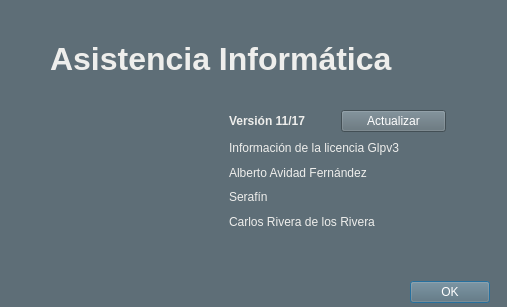
<?xml version="1.0" encoding="UTF-8"?>
<ui version="4.0">
 <class>AcerdaDe</class>
 <widget class="QDialog" name="AcerdaDe">
  <property name="geometry">
   <rect>
    <x>0</x>
    <y>0</y>
    <width>507</width>
    <height>307</height>
   </rect>
  </property>
  <property name="palette">
   <palette>
    <active>
     <colorrole role="WindowText">
      <brush brushstyle="SolidPattern">
       <color alpha="255">
        <red>255</red>
        <green>255</green>
        <blue>255</blue>
       </color>
      </brush>
     </colorrole>
     <colorrole role="Button">
      <brush brushstyle="SolidPattern">
       <color alpha="255">
        <red>94</red>
        <green>110</green>
        <blue>119</blue>
       </color>
      </brush>
     </colorrole>
     <colorrole role="Light">
      <brush brushstyle="SolidPattern">
       <color alpha="255">
        <red>141</red>
        <green>165</green>
        <blue>179</blue>
       </color>
      </brush>
     </colorrole>
     <colorrole role="Midlight">
      <brush brushstyle="SolidPattern">
       <color alpha="255">
        <red>117</red>
        <green>137</green>
        <blue>149</blue>
       </color>
      </brush>
     </colorrole>
     <colorrole role="Dark">
      <brush brushstyle="SolidPattern">
       <color alpha="255">
        <red>47</red>
        <green>55</green>
        <blue>59</blue>
       </color>
      </brush>
     </colorrole>
     <colorrole role="Mid">
      <brush brushstyle="SolidPattern">
       <color alpha="255">
        <red>62</red>
        <green>73</green>
        <blue>79</blue>
       </color>
      </brush>
     </colorrole>
     <colorrole role="Text">
      <brush brushstyle="SolidPattern">
       <color alpha="255">
        <red>255</red>
        <green>255</green>
        <blue>255</blue>
       </color>
      </brush>
     </colorrole>
     <colorrole role="BrightText">
      <brush brushstyle="SolidPattern">
       <color alpha="255">
        <red>255</red>
        <green>255</green>
        <blue>255</blue>
       </color>
      </brush>
     </colorrole>
     <colorrole role="ButtonText">
      <brush brushstyle="SolidPattern">
       <color alpha="255">
        <red>255</red>
        <green>255</green>
        <blue>255</blue>
       </color>
      </brush>
     </colorrole>
     <colorrole role="Base">
      <brush brushstyle="SolidPattern">
       <color alpha="255">
        <red>0</red>
        <green>0</green>
        <blue>0</blue>
       </color>
      </brush>
     </colorrole>
     <colorrole role="Window">
      <brush brushstyle="SolidPattern">
       <color alpha="255">
        <red>94</red>
        <green>110</green>
        <blue>119</blue>
       </color>
      </brush>
     </colorrole>
     <colorrole role="Shadow">
      <brush brushstyle="SolidPattern">
       <color alpha="255">
        <red>0</red>
        <green>0</green>
        <blue>0</blue>
       </color>
      </brush>
     </colorrole>
     <colorrole role="AlternateBase">
      <brush brushstyle="SolidPattern">
       <color alpha="255">
        <red>47</red>
        <green>55</green>
        <blue>59</blue>
       </color>
      </brush>
     </colorrole>
     <colorrole role="ToolTipBase">
      <brush brushstyle="SolidPattern">
       <color alpha="255">
        <red>255</red>
        <green>255</green>
        <blue>220</blue>
       </color>
      </brush>
     </colorrole>
     <colorrole role="ToolTipText">
      <brush brushstyle="SolidPattern">
       <color alpha="255">
        <red>0</red>
        <green>0</green>
        <blue>0</blue>
       </color>
      </brush>
     </colorrole>
    </active>
    <inactive>
     <colorrole role="WindowText">
      <brush brushstyle="SolidPattern">
       <color alpha="255">
        <red>255</red>
        <green>255</green>
        <blue>255</blue>
       </color>
      </brush>
     </colorrole>
     <colorrole role="Button">
      <brush brushstyle="SolidPattern">
       <color alpha="255">
        <red>94</red>
        <green>110</green>
        <blue>119</blue>
       </color>
      </brush>
     </colorrole>
     <colorrole role="Light">
      <brush brushstyle="SolidPattern">
       <color alpha="255">
        <red>141</red>
        <green>165</green>
        <blue>179</blue>
       </color>
      </brush>
     </colorrole>
     <colorrole role="Midlight">
      <brush brushstyle="SolidPattern">
       <color alpha="255">
        <red>117</red>
        <green>137</green>
        <blue>149</blue>
       </color>
      </brush>
     </colorrole>
     <colorrole role="Dark">
      <brush brushstyle="SolidPattern">
       <color alpha="255">
        <red>47</red>
        <green>55</green>
        <blue>59</blue>
       </color>
      </brush>
     </colorrole>
     <colorrole role="Mid">
      <brush brushstyle="SolidPattern">
       <color alpha="255">
        <red>62</red>
        <green>73</green>
        <blue>79</blue>
       </color>
      </brush>
     </colorrole>
     <colorrole role="Text">
      <brush brushstyle="SolidPattern">
       <color alpha="255">
        <red>255</red>
        <green>255</green>
        <blue>255</blue>
       </color>
      </brush>
     </colorrole>
     <colorrole role="BrightText">
      <brush brushstyle="SolidPattern">
       <color alpha="255">
        <red>255</red>
        <green>255</green>
        <blue>255</blue>
       </color>
      </brush>
     </colorrole>
     <colorrole role="ButtonText">
      <brush brushstyle="SolidPattern">
       <color alpha="255">
        <red>255</red>
        <green>255</green>
        <blue>255</blue>
       </color>
      </brush>
     </colorrole>
     <colorrole role="Base">
      <brush brushstyle="SolidPattern">
       <color alpha="255">
        <red>0</red>
        <green>0</green>
        <blue>0</blue>
       </color>
      </brush>
     </colorrole>
     <colorrole role="Window">
      <brush brushstyle="SolidPattern">
       <color alpha="255">
        <red>94</red>
        <green>110</green>
        <blue>119</blue>
       </color>
      </brush>
     </colorrole>
     <colorrole role="Shadow">
      <brush brushstyle="SolidPattern">
       <color alpha="255">
        <red>0</red>
        <green>0</green>
        <blue>0</blue>
       </color>
      </brush>
     </colorrole>
     <colorrole role="AlternateBase">
      <brush brushstyle="SolidPattern">
       <color alpha="255">
        <red>47</red>
        <green>55</green>
        <blue>59</blue>
       </color>
      </brush>
     </colorrole>
     <colorrole role="ToolTipBase">
      <brush brushstyle="SolidPattern">
       <color alpha="255">
        <red>255</red>
        <green>255</green>
        <blue>220</blue>
       </color>
      </brush>
     </colorrole>
     <colorrole role="ToolTipText">
      <brush brushstyle="SolidPattern">
       <color alpha="255">
        <red>0</red>
        <green>0</green>
        <blue>0</blue>
       </color>
      </brush>
     </colorrole>
    </inactive>
    <disabled>
     <colorrole role="WindowText">
      <brush brushstyle="SolidPattern">
       <color alpha="255">
        <red>47</red>
        <green>55</green>
        <blue>59</blue>
       </color>
      </brush>
     </colorrole>
     <colorrole role="Button">
      <brush brushstyle="SolidPattern">
       <color alpha="255">
        <red>94</red>
        <green>110</green>
        <blue>119</blue>
       </color>
      </brush>
     </colorrole>
     <colorrole role="Light">
      <brush brushstyle="SolidPattern">
       <color alpha="255">
        <red>141</red>
        <green>165</green>
        <blue>179</blue>
       </color>
      </brush>
     </colorrole>
     <colorrole role="Midlight">
      <brush brushstyle="SolidPattern">
       <color alpha="255">
        <red>117</red>
        <green>137</green>
        <blue>149</blue>
       </color>
      </brush>
     </colorrole>
     <colorrole role="Dark">
      <brush brushstyle="SolidPattern">
       <color alpha="255">
        <red>47</red>
        <green>55</green>
        <blue>59</blue>
       </color>
      </brush>
     </colorrole>
     <colorrole role="Mid">
      <brush brushstyle="SolidPattern">
       <color alpha="255">
        <red>62</red>
        <green>73</green>
        <blue>79</blue>
       </color>
      </brush>
     </colorrole>
     <colorrole role="Text">
      <brush brushstyle="SolidPattern">
       <color alpha="255">
        <red>47</red>
        <green>55</green>
        <blue>59</blue>
       </color>
      </brush>
     </colorrole>
     <colorrole role="BrightText">
      <brush brushstyle="SolidPattern">
       <color alpha="255">
        <red>255</red>
        <green>255</green>
        <blue>255</blue>
       </color>
      </brush>
     </colorrole>
     <colorrole role="ButtonText">
      <brush brushstyle="SolidPattern">
       <color alpha="255">
        <red>47</red>
        <green>55</green>
        <blue>59</blue>
       </color>
      </brush>
     </colorrole>
     <colorrole role="Base">
      <brush brushstyle="SolidPattern">
       <color alpha="255">
        <red>94</red>
        <green>110</green>
        <blue>119</blue>
       </color>
      </brush>
     </colorrole>
     <colorrole role="Window">
      <brush brushstyle="SolidPattern">
       <color alpha="255">
        <red>94</red>
        <green>110</green>
        <blue>119</blue>
       </color>
      </brush>
     </colorrole>
     <colorrole role="Shadow">
      <brush brushstyle="SolidPattern">
       <color alpha="255">
        <red>0</red>
        <green>0</green>
        <blue>0</blue>
       </color>
      </brush>
     </colorrole>
     <colorrole role="AlternateBase">
      <brush brushstyle="SolidPattern">
       <color alpha="255">
        <red>94</red>
        <green>110</green>
        <blue>119</blue>
       </color>
      </brush>
     </colorrole>
     <colorrole role="ToolTipBase">
      <brush brushstyle="SolidPattern">
       <color alpha="255">
        <red>255</red>
        <green>255</green>
        <blue>220</blue>
       </color>
      </brush>
     </colorrole>
     <colorrole role="ToolTipText">
      <brush brushstyle="SolidPattern">
       <color alpha="255">
        <red>0</red>
        <green>0</green>
        <blue>0</blue>
       </color>
      </brush>
     </colorrole>
    </disabled>
   </palette>
  </property>
  <property name="windowTitle">
   <string>Acerca de...</string>
  </property>
  <widget class="QDialogButtonBox" name="buttonBox">
   <property name="geometry">
    <rect>
     <x>410</x>
     <y>280</y>
     <width>80</width>
     <height>25</height>
    </rect>
   </property>
   <property name="orientation">
    <enum>Qt::Horizontal</enum>
   </property>
   <property name="standardButtons">
    <set>QDialogButtonBox::Ok</set>
   </property>
  </widget>
  <widget class="QLabel" name="label">
   <property name="geometry">
    <rect>
     <x>50</x>
     <y>40</y>
     <width>405</width>
     <height>38</height>
    </rect>
   </property>
   <property name="palette">
    <palette>
     <active>
      <colorrole role="WindowText">
       <brush brushstyle="SolidPattern">
        <color alpha="255">
         <red>238</red>
         <green>238</green>
         <blue>236</blue>
        </color>
       </brush>
      </colorrole>
      <colorrole role="Text">
       <brush brushstyle="SolidPattern">
        <color alpha="255">
         <red>238</red>
         <green>238</green>
         <blue>236</blue>
        </color>
       </brush>
      </colorrole>
     </active>
     <inactive>
      <colorrole role="WindowText">
       <brush brushstyle="SolidPattern">
        <color alpha="255">
         <red>238</red>
         <green>238</green>
         <blue>236</blue>
        </color>
       </brush>
      </colorrole>
      <colorrole role="Text">
       <brush brushstyle="SolidPattern">
        <color alpha="255">
         <red>238</red>
         <green>238</green>
         <blue>236</blue>
        </color>
       </brush>
      </colorrole>
     </inactive>
     <disabled>
      <colorrole role="WindowText">
       <brush brushstyle="SolidPattern">
        <color alpha="255">
         <red>16</red>
         <green>37</green>
         <blue>67</blue>
        </color>
       </brush>
      </colorrole>
      <colorrole role="Text">
       <brush brushstyle="SolidPattern">
        <color alpha="255">
         <red>16</red>
         <green>37</green>
         <blue>67</blue>
        </color>
       </brush>
      </colorrole>
     </disabled>
    </palette>
   </property>
   <property name="font">
    <font>
     <pointsize>24</pointsize>
     <weight>75</weight>
     <bold>true</bold>
    </font>
   </property>
   <property name="text">
    <string>Asistencia Informática</string>
   </property>
  </widget>
  <widget class="QLabel" name="label_2">
   <property name="geometry">
    <rect>
     <x>30</x>
     <y>20</y>
     <width>51</width>
     <height>81</height>
    </rect>
   </property>
   <property name="maximumSize">
    <size>
     <width>300</width>
     <height>300</height>
    </size>
   </property>
   <property name="text">
    <string/>
   </property>
   <property name="pixmap">
    <pixmap>imagenes/iconos/icon-transparente.png</pixmap>
   </property>
  </widget>
  <widget class="QLabel" name="label_10">
   <property name="geometry">
    <rect>
     <x>10</x>
     <y>120</y>
     <width>171</width>
     <height>121</height>
    </rect>
   </property>
   <property name="text">
    <string/>
   </property>
   <property name="pixmap">
    <pixmap resource="iconos.qrc">:/imagenes/iconos/AcercaDe/GNU_and_Tux.svg</pixmap>
   </property>
   <property name="scaledContents">
    <bool>true</bool>
   </property>
  </widget>
  <widget class="QWidget" name="layoutWidget">
   <property name="geometry">
    <rect>
     <x>229</x>
     <y>110</y>
     <width>217</width>
     <height>121</height>
    </rect>
   </property>
   <layout class="QVBoxLayout" name="verticalLayout">
    <item>
     <layout class="QHBoxLayout" name="horizontalLayout">
      <item>
       <widget class="QLabel" name="label_3">
        <property name="palette">
         <palette>
          <active>
           <colorrole role="WindowText">
            <brush brushstyle="SolidPattern">
             <color alpha="255">
              <red>238</red>
              <green>238</green>
              <blue>236</blue>
             </color>
            </brush>
           </colorrole>
          </active>
          <inactive>
           <colorrole role="WindowText">
            <brush brushstyle="SolidPattern">
             <color alpha="255">
              <red>238</red>
              <green>238</green>
              <blue>236</blue>
             </color>
            </brush>
           </colorrole>
          </inactive>
          <disabled>
           <colorrole role="WindowText">
            <brush brushstyle="SolidPattern">
             <color alpha="255">
              <red>16</red>
              <green>37</green>
              <blue>67</blue>
             </color>
            </brush>
           </colorrole>
          </disabled>
         </palette>
        </property>
        <property name="font">
         <font>
          <weight>75</weight>
          <bold>true</bold>
         </font>
        </property>
        <property name="text">
         <string>Versión 11/17</string>
        </property>
       </widget>
      </item>
      <item>
       <widget class="QPushButton" name="pushButton">
        <property name="text">
         <string>Actualizar</string>
        </property>
       </widget>
      </item>
     </layout>
    </item>
    <item>
     <widget class="QLabel" name="label_4">
      <property name="palette">
       <palette>
        <active>
         <colorrole role="WindowText">
          <brush brushstyle="SolidPattern">
           <color alpha="255">
            <red>238</red>
            <green>238</green>
            <blue>236</blue>
           </color>
          </brush>
         </colorrole>
        </active>
        <inactive>
         <colorrole role="WindowText">
          <brush brushstyle="SolidPattern">
           <color alpha="255">
            <red>238</red>
            <green>238</green>
            <blue>236</blue>
           </color>
          </brush>
         </colorrole>
        </inactive>
        <disabled>
         <colorrole role="WindowText">
          <brush brushstyle="SolidPattern">
           <color alpha="255">
            <red>16</red>
            <green>37</green>
            <blue>67</blue>
           </color>
          </brush>
         </colorrole>
        </disabled>
       </palette>
      </property>
      <property name="text">
       <string>Información de la licencia Glpv3</string>
      </property>
     </widget>
    </item>
    <item>
     <widget class="QLabel" name="label_5">
      <property name="palette">
       <palette>
        <active>
         <colorrole role="WindowText">
          <brush brushstyle="SolidPattern">
           <color alpha="255">
            <red>238</red>
            <green>238</green>
            <blue>236</blue>
           </color>
          </brush>
         </colorrole>
        </active>
        <inactive>
         <colorrole role="WindowText">
          <brush brushstyle="SolidPattern">
           <color alpha="255">
            <red>238</red>
            <green>238</green>
            <blue>236</blue>
           </color>
          </brush>
         </colorrole>
        </inactive>
        <disabled>
         <colorrole role="WindowText">
          <brush brushstyle="SolidPattern">
           <color alpha="255">
            <red>16</red>
            <green>37</green>
            <blue>67</blue>
           </color>
          </brush>
         </colorrole>
        </disabled>
       </palette>
      </property>
      <property name="text">
       <string>Alberto Avidad Fernández</string>
      </property>
     </widget>
    </item>
    <item>
     <widget class="QLabel" name="label_8">
      <property name="palette">
       <palette>
        <active>
         <colorrole role="WindowText">
          <brush brushstyle="SolidPattern">
           <color alpha="255">
            <red>238</red>
            <green>238</green>
            <blue>236</blue>
           </color>
          </brush>
         </colorrole>
        </active>
        <inactive>
         <colorrole role="WindowText">
          <brush brushstyle="SolidPattern">
           <color alpha="255">
            <red>238</red>
            <green>238</green>
            <blue>236</blue>
           </color>
          </brush>
         </colorrole>
        </inactive>
        <disabled>
         <colorrole role="WindowText">
          <brush brushstyle="SolidPattern">
           <color alpha="255">
            <red>16</red>
            <green>37</green>
            <blue>67</blue>
           </color>
          </brush>
         </colorrole>
        </disabled>
       </palette>
      </property>
      <property name="text">
       <string>Serafín </string>
      </property>
     </widget>
    </item>
    <item>
     <widget class="QLabel" name="label_6">
      <property name="palette">
       <palette>
        <active>
         <colorrole role="WindowText">
          <brush brushstyle="SolidPattern">
           <color alpha="255">
            <red>238</red>
            <green>238</green>
            <blue>236</blue>
           </color>
          </brush>
         </colorrole>
        </active>
        <inactive>
         <colorrole role="WindowText">
          <brush brushstyle="SolidPattern">
           <color alpha="255">
            <red>238</red>
            <green>238</green>
            <blue>236</blue>
           </color>
          </brush>
         </colorrole>
        </inactive>
        <disabled>
         <colorrole role="WindowText">
          <brush brushstyle="SolidPattern">
           <color alpha="255">
            <red>16</red>
            <green>37</green>
            <blue>67</blue>
           </color>
          </brush>
         </colorrole>
        </disabled>
       </palette>
      </property>
      <property name="text">
       <string>Carlos Rivera de los Rivera</string>
      </property>
     </widget>
    </item>
   </layout>
  </widget>
 </widget>
 <resources>
  <include location="iconos.qrc"/>
 </resources>
 <connections>
  <connection>
   <sender>buttonBox</sender>
   <signal>accepted()</signal>
   <receiver>AcerdaDe</receiver>
   <slot>accept()</slot>
   <hints>
    <hint type="sourcelabel">
     <x>248</x>
     <y>254</y>
    </hint>
    <hint type="destinationlabel">
     <x>157</x>
     <y>274</y>
    </hint>
   </hints>
  </connection>
  <connection>
   <sender>buttonBox</sender>
   <signal>rejected()</signal>
   <receiver>AcerdaDe</receiver>
   <slot>reject()</slot>
   <hints>
    <hint type="sourcelabel">
     <x>316</x>
     <y>260</y>
    </hint>
    <hint type="destinationlabel">
     <x>286</x>
     <y>274</y>
    </hint>
   </hints>
  </connection>
 </connections>
</ui>
